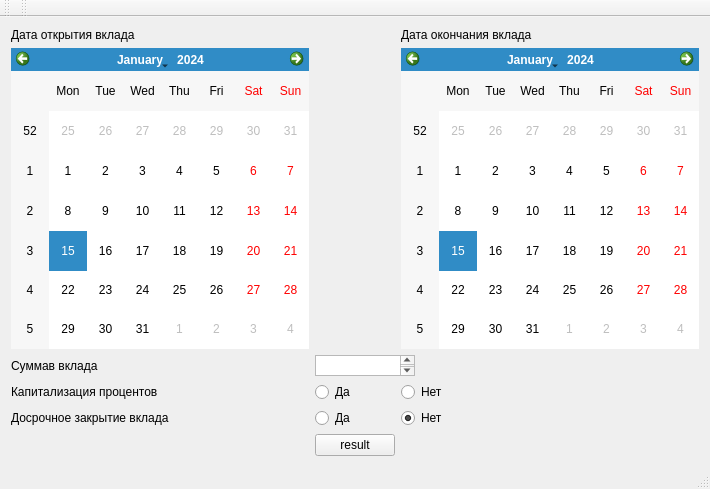
<?xml version="1.0" encoding="UTF-8"?>
<ui version="4.0">
 <class>MainWindow</class>
 <widget class="QMainWindow" name="MainWindow">
  <property name="geometry">
   <rect>
    <x>0</x>
    <y>0</y>
    <width>710</width>
    <height>489</height>
   </rect>
  </property>
  <property name="windowTitle">
   <string>MainWindow</string>
  </property>
  <widget class="QWidget" name="centralWidget">
   <layout class="QGridLayout" name="gridLayout">
    <item row="1" column="0">
     <widget class="QCalendarWidget" name="startCalendar"/>
    </item>
    <item row="0" column="2">
     <widget class="QLabel" name="label_2">
      <property name="text">
       <string>Дата окончания вклада</string>
      </property>
     </widget>
    </item>
    <item row="3" column="0">
     <widget class="QLabel" name="label_4">
      <property name="text">
       <string>Капитализация процентов</string>
      </property>
     </widget>
    </item>
    <item row="3" column="1">
     <widget class="QRadioButton" name="isCpitalaised">
      <property name="text">
       <string>Да</string>
      </property>
      <property name="checkable">
       <bool>true</bool>
      </property>
     </widget>
    </item>
    <item row="4" column="1">
     <widget class="QRadioButton" name="isEarlyClousing">
      <property name="text">
       <string>Да</string>
      </property>
     </widget>
    </item>
    <item row="4" column="0">
     <widget class="QLabel" name="label_5">
      <property name="text">
       <string>Досрочное закрытие вклада</string>
      </property>
     </widget>
    </item>
    <item row="2" column="0">
     <widget class="QLabel" name="label_3">
      <property name="text">
       <string>Суммав вклада</string>
      </property>
     </widget>
    </item>
    <item row="4" column="2">
     <widget class="QRadioButton" name="isNotEarlyClousing">
      <property name="text">
       <string>Нет</string>
      </property>
      <property name="checked">
       <bool>true</bool>
      </property>
     </widget>
    </item>
    <item row="0" column="0">
     <widget class="QLabel" name="label">
      <property name="layoutDirection">
       <enum>Qt::RightToLeft</enum>
      </property>
      <property name="text">
       <string>Дата открытия вклада</string>
      </property>
     </widget>
    </item>
    <item row="1" column="2">
     <widget class="QCalendarWidget" name="endCalendar"/>
    </item>
    <item row="5" column="1">
     <widget class="QPushButton" name="result">
      <property name="text">
       <string>result</string>
      </property>
     </widget>
    </item>
    <item row="2" column="1" colspan="2">
     <widget class="QTextEdit" name="depositAmount">
      <property name="maximumSize">
       <size>
        <width>100</width>
        <height>21</height>
       </size>
      </property>
     </widget>
    </item>
    <item row="3" column="2">
     <widget class="QRadioButton" name="isNotCapitalized">
      <property name="text">
       <string>Нет</string>
      </property>
      <property name="checkable">
       <bool>true</bool>
      </property>
      <property name="autoRepeat">
       <bool>false</bool>
      </property>
      <property name="autoExclusive">
       <bool>false</bool>
      </property>
     </widget>
    </item>
   </layout>
  </widget>
  <widget class="QMenuBar" name="menuBar">
   <property name="geometry">
    <rect>
     <x>0</x>
     <y>0</y>
     <width>710</width>
     <height>22</height>
    </rect>
   </property>
  </widget>
  <widget class="QToolBar" name="mainToolBar">
   <attribute name="toolBarArea">
    <enum>TopToolBarArea</enum>
   </attribute>
   <attribute name="toolBarBreak">
    <bool>false</bool>
   </attribute>
  </widget>
  <widget class="QStatusBar" name="statusBar"/>
  <widget class="QToolBar" name="toolBar">
   <property name="windowTitle">
    <string>toolBar</string>
   </property>
   <attribute name="toolBarArea">
    <enum>TopToolBarArea</enum>
   </attribute>
   <attribute name="toolBarBreak">
    <bool>false</bool>
   </attribute>
  </widget>
 </widget>
 <layoutdefault spacing="6" margin="11"/>
 <resources/>
 <connections>
  <connection>
   <sender>isNotCapitalized</sender>
   <signal>clicked()</signal>
   <receiver>isCpitalaised</receiver>
   <slot>click()</slot>
   <hints>
    <hint type="sourcelabel">
     <x>416</x>
     <y>384</y>
    </hint>
    <hint type="destinationlabel">
     <x>364</x>
     <y>384</y>
    </hint>
   </hints>
  </connection>
  <connection>
   <sender>isNotEarlyClousing</sender>
   <signal>clicked()</signal>
   <receiver>isEarlyClousing</receiver>
   <slot>click()</slot>
   <hints>
    <hint type="sourcelabel">
     <x>424</x>
     <y>406</y>
    </hint>
    <hint type="destinationlabel">
     <x>360</x>
     <y>407</y>
    </hint>
   </hints>
  </connection>
  <connection>
   <sender>isCpitalaised</sender>
   <signal>clicked()</signal>
   <receiver>isNotCapitalized</receiver>
   <slot>click()</slot>
   <hints>
    <hint type="sourcelabel">
     <x>348</x>
     <y>383</y>
    </hint>
    <hint type="destinationlabel">
     <x>428</x>
     <y>381</y>
    </hint>
   </hints>
  </connection>
  <connection>
   <sender>isEarlyClousing</sender>
   <signal>clicked()</signal>
   <receiver>isNotEarlyClousing</receiver>
   <slot>click()</slot>
   <hints>
    <hint type="sourcelabel">
     <x>359</x>
     <y>408</y>
    </hint>
    <hint type="destinationlabel">
     <x>433</x>
     <y>407</y>
    </hint>
   </hints>
  </connection>
 </connections>
</ui>
